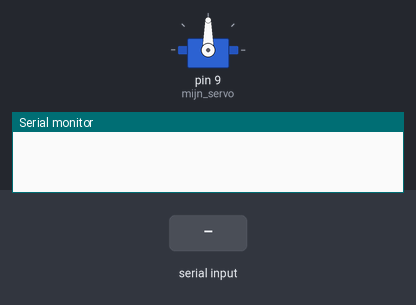
A sketch run on a simulated Arduino Uno, built with avr-gcc and run on an emulated ATmega328P. Parts: servo, the last lines printed to the serial monitor. The inputs (shaded band) are chosen by the test bench.

Above: at 1.2 s.
1.3 s: "90,45\n" received over Serial
At 2.9 s:
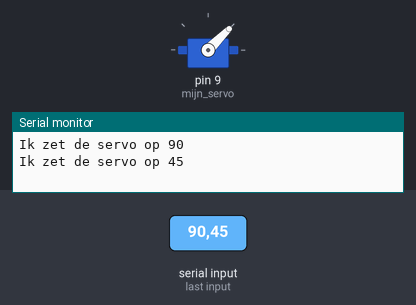
3.8 s: "30,150\n" received over Serial
At 6.0 s:
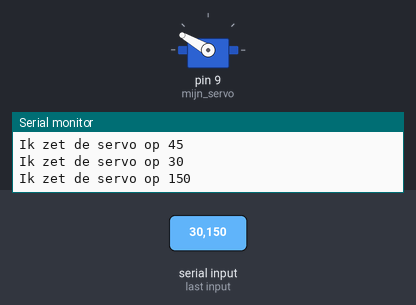
6.3 s: "200\n" received over Serial
At 7.2 s:
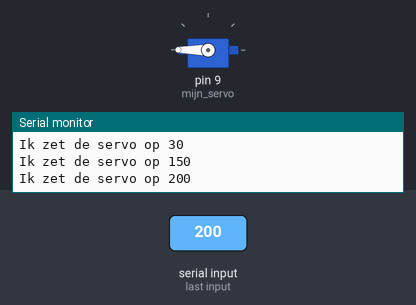
9.3 s: "90\n" received over Serial
At 12.3 s:
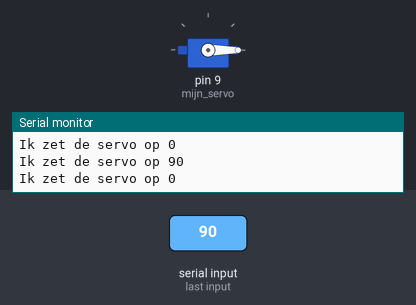
Timing chart, 0 to 13.3 s (numbered marks = the images above; inputs shaded):
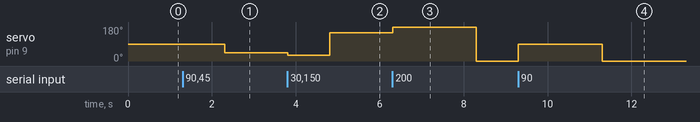

Measured:
- after the input at 1.3 s, servo on pin 9 (mijn_servo): 90° → 45° after 1.0 s
- after the input at 3.8 s, servo on pin 9 (mijn_servo): 45° → 30° at once, → 150° 1.0 s later
- after the input at 6.3 s, servo on pin 9 (mijn_servo): 150° → 180° at once, → 0° 2.0 s later
- after the input at 9.3 s, servo on pin 9 (mijn_servo): 0° → 90° at once, → 0° 2.0 s later

The sketch:

ServoSerial.ino
```cpp
#include <Servo.h>

Servo mijn_servo;

void setup()
{
  Serial.begin(9600);
  mijn_servo.attach(9);
}

void loop()
{
  if (Serial.available())
  {
    const int getal{Serial.parseInt()};
    Serial.print("Ik zet de servo op ");
    Serial.println(getal);
    mijn_servo.write(getal);
    delay(1000);
  }
}
```
